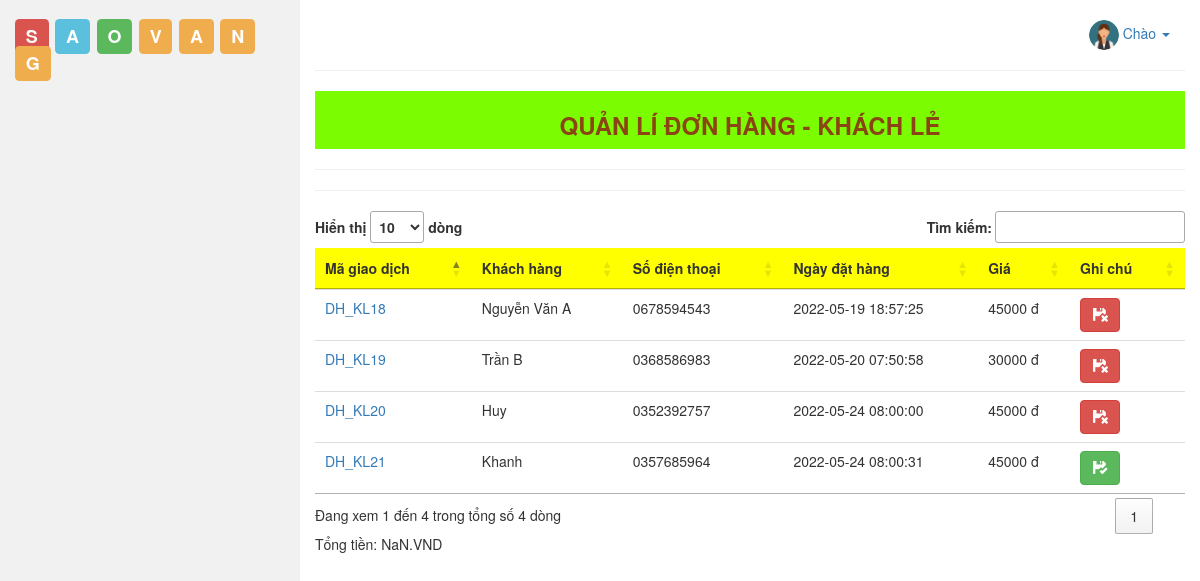
Page /admin/qldonhang_khachle/index.php on the committed database.
### tables this page shows
CREATE TABLE `donhang_khachle` (
  `id` int(11) NOT NULL,
  `diachi` varchar(255) NOT NULL,
  `ngay` datetime NOT NULL DEFAULT CURRENT_TIMESTAMP,
  `tongtien` int(11) NOT NULL,
  `ghichu` tinyint(4) NOT NULL DEFAULT '0',
  `hoten` varchar(255) DEFAULT NULL,
  `sdt` varchar(10) DEFAULT NULL
);

### model/donhang_khachle.php (called while the page is built, shortened)
<?php
class DONHANG_KHACHLE{
	public function laydonhang_khachle(){
        $dbcon = DATABASE::connect();
        try{
            $sql = "SELECT * FROM donhang_khachle where ghichu=1 or ghichu=0";
            $cmd = $dbcon->prepare($sql);
            $cmd->execute();
            $result = $cmd->fetchAll();
            return $result;
        }
        catch(PDOException $e){
            $error_message = $e->getMessage();
            echo "<p>Lỗi truy vấn: $error_message</p>";
            exit();
        }
    }
}
?>

### admin/qldonhang_khachle/main.php (the view, shortened to what this page needs)
<?php include("../view/top.php"); ?>
<div  class="quanly" style="background-color:LawnGreen">
	<h3><strong><center> QUẢN LÍ ĐƠN HÀNG - KHÁCH LẺ</center></strong></h3>
</div>
<hr>
<hr>
<table  id="banhang" class="table table-hover" >
	<thead>
		<tr>
			<th bgcolor="yellow">Mã giao dịch</th>
			<th bgcolor="yellow">Khách hàng</th>
			<th bgcolor="yellow">Số điện thoại</th>
			<th bgcolor="yellow">Ngày đặt hàng</th>
			<th bgcolor="yellow">Giá</th>
			<th bgcolor="yellow">Ghi chú</th>
		</tr>
	</thead>
	<tbody>
	<?php
	foreach($don as $dh):
	?>
	<tr>
		<td><a href="index.php?action=xemnhom&madh=<?php echo $dh["id"]; ?>">DH_KL<?php echo $dh["id"]; ?></a></td>
		<td><?php echo $dh["hoten"]; ?></td>
		<td><?php echo $dh["sdt"]; ?></td>
		<td><?php echo $dh["ngay"]; ?></td>
		<td><?php echo $dh["tongtien"]; ?> đ</td>
		<td>
		 <?php
            if($dh["ghichu"]==1){ ?>
              <a class="btn btn-danger" href="?action=huy&madh=<?php echo $dh["id"]; ?>"><span class="glyphicon glyphicon-floppy-remove"></span></a></td></tr>
            <?php
            }
            elseif($dh["ghichu"]==0) { ?>
              <a class="btn btn-success" href="?action=khoa&madh=<?php echo $dh["id"]; ?>"><span class="glyphicon glyphicon-floppy-saved"></span></a></td></tr>
          <?php
            }
      endforeach; ?>
	</tbody>
</table>
<span id="val"></span>
<?php include("../view/bottom.php"); ?>

### admin/view/top.php (style rules this page uses)
.quanly { padding:1px; color: SaddleBrown; border-color:blue; }

### rows in the picture
donhang_khachle: id "18", hoten "Nguyễn Văn A", sdt "0678594543", ngay "2022-05-19 18:57:25", tongtien "45000"
donhang_khachle: id "19", hoten "Trần B", sdt "0368586983", ngay "2022-05-20 07:50:58", tongtien "30000"
donhang_khachle: id "20", hoten "Huy", sdt "0352392757", ngay "2022-05-24 08:00:00", tongtien "45000"
donhang_khachle: id "21", hoten "Khanh", sdt "0357685964", ngay "2022-05-24 08:00:31", tongtien "45000"
